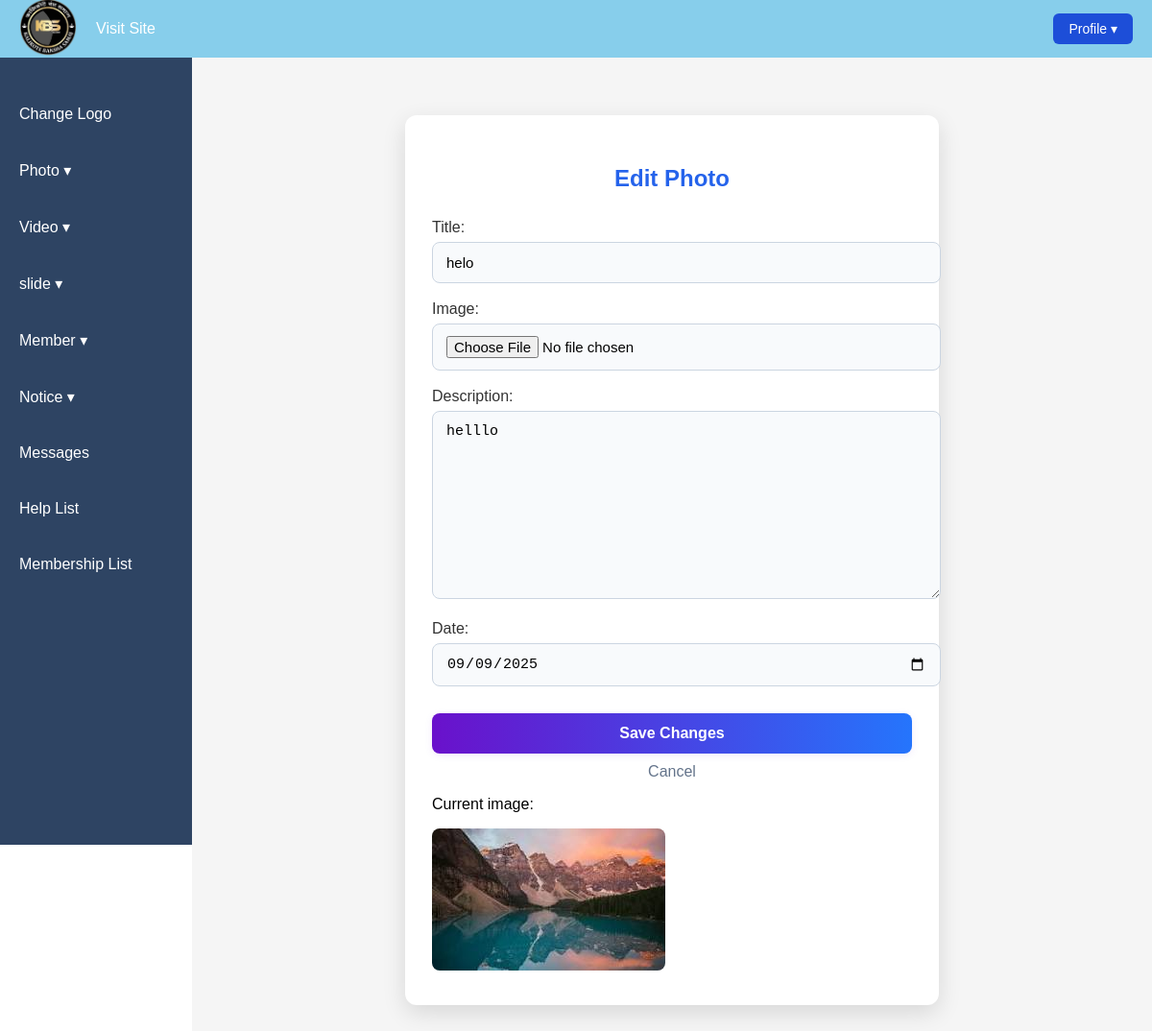
/edit_photo/7/ (signed in), run on the app's committed database.
### adminuses/models.py (models this page shows, shortened)
class Logo(models.Model):
    logo = models.ImageField(upload_to='logos/')

class Photo(models.Model):
    title = models.CharField(max_length=100)
    image = models.ImageField(upload_to='photos/')
    description = models.TextField(blank=True)
    date = models.DateField()

### adminuses/views.py (the view)
# urls.py: path('edit_photo/<int:photo_id>/', edit_photo, name='edit_photo'),  # Placeholder
def edit_photo(request, photo_id):
    if not request.user.is_authenticated:
        return redirect('role_login')
    try:
        photo = Photo.objects.get(id=photo_id)
    except Photo.DoesNotExist:
        return redirect('manage_photo')
    if request.method == 'POST':
        form = AddPhotoForm(request.POST, request.FILES)
        if form.is_valid():
            cleaned = form.cleaned_data
            photo.title = cleaned['title']
            photo.description = cleaned.get('description', '')
            photo.date = cleaned['date']
            if cleaned.get('image'):
                photo.image = cleaned['image']
            photo.save()
            return redirect('manage_photo')
    else:
        form = AddPhotoForm(initial={
            'title': photo.title,
            'description': photo.description,
            'date': photo.date,
        })
    return render(request, 'edit_photo.html', {'form': form, 'photo': photo})

### adminuses/form.py
class AddPhotoForm(forms.Form):
    title = forms.CharField(max_length=100, widget=forms.TextInput(attrs={'placeholder': 'Photo Title'}))
    image = forms.ImageField()
    description = forms.CharField(widget=forms.Textarea(attrs={'placeholder': 'Description'}), required=False)
    date = forms.DateField(widget=forms.DateInput(attrs={'type': 'date'}))

### adminuses/context_processor.py (called while the page is built)
def logo_context(request):
    logo = Logo.objects.first()
    return {'logo': logo}

### templates/edit_photo.html (shortened to what this page needs)
{% extends 'base.html' %}
{% block content %}
<div class="upload-form-container">
  <h2>Edit Photo</h2>
  <form method="post" enctype="multipart/form-data">
    <div>
      {{ form.title.label_tag }}
      {{ form.title }}
    </div>
    <div>
      {{ form.image.label_tag }}
      {{ form.image }}
    </div>
    <div>
      {{ form.description.label_tag }}
      {{ form.description }}
    </div>
    <div>
      {{ form.date.label_tag }}
      {{ form.date }}
    </div>
    <button type="submit" class="submit-button">Save Changes</button>
    <a href="{% url 'manage_photo' %}" class="cancel-link">Cancel</a>
  </form>
  <div class="preview">
    <p>Current image:</p>
    <img src="{{ photo.image.url }}" alt="{{ photo.title }}">
  </div>
</div>
{% endblock %}

### templates/base.html (shortened to what this page needs)
<!DOCTYPE html>
<html lang="en">
<head>
  {% load static %}
  <link rel="stylesheet" href="{% static 'css/base.css' %}">
</head>
<body>
  <nav class="navbar">
    <div class="nav-left">
      {% if logo %}
        <a href="{% url 'dashboard' %}">
          <img src="{{ logo.logo.url }}" alt="Logo" style="height:60px;">
        </a>
      {% endif %}
      <ul class="nav-menu">
        <li><a href="{% url 'index' %}" target="_blank">Visit Site</a></li>
      </ul>
    </div>
    <div class="profile-dropdown">
      <button class="profile-btn">Profile ▾</button>
    </div>
  </nav>
  <div class="sidebar">
    <ul class="side-menu">
      <li><a href="{% url 'change_logo' %}">Change Logo</a></li>
      <li>
        <a href="#" onclick="toggleSidebarSubMenu('photo-submenu'); return false;">Photo ▾</a>
      </li>
      <li>
        <a href="#" onclick="toggleSidebarSubMenu('video-submenu'); return false;">Video ▾</a>
      </li>
      <li>
        <a href="#" onclick="toggleSidebarSubMenu('slide-submenu'); return false;">slide ▾</a>
      </li>
      <li>
        <a href="#" onclick="toggleSidebarSubMenu('member-submenu'); return false;">Member ▾</a>
      </li>
      <li>
        <a href="#" onclick="toggleSidebarSubMenu('notice-submenu'); return false;">Notice ▾</a>
      </li>
      <li><a href="{% url 'messages' %}">Messages</a></li>
      <li><a href="{% url 'help_list' %}">Help List</a></li>
      <li><a href="{% url 'membership_list' %}">Membership List</a></li>
    </ul>
  </div>
  <div class="main-content">
    {% block content %}{% endblock %}
  </div>
</body>
</html>

### static/css/base.css (style rules this page uses)
body { margin: 0; font-family: Arial, sans-serif; display: flex; min-height: 100vh; }
.navbar { position: fixed; top: 0; left: 0; right: 0; height: 60px; background-color: #87CEEB; display: flex; justify-content: space-between; align-items: center; padding: 0 20px; z-index: 1000; }
.nav-left { display: flex; align-items: center; }
.nav-menu { list-style: none; display: flex; gap: 30px; margin: 0; padding: 0; }
.nav-menu li a { text-decoration: none; color: white; font-weight: 500; padding: 0 20px; transition: color 0.3s; }
.profile-dropdown { position: relative; }
.profile-btn { background-color: #1d4ed8; color: white; border: none; padding: 8px 16px; border-radius: 6px; cursor: pointer; font-size: 14px; }
.sidebar { width: 200px; background-color: #2e4463; padding-top: 80px; flex-shrink: 0; height: 100vh; position: fixed; overflow-y: auto; }
.side-menu { list-style: none; padding: 0; margin: 0; }
.side-menu li { margin: 20px 0; }
.side-menu li a { text-decoration: none; color: white; padding: 10px 20px; display: block; transition: background 0.3s; }
.main-content { margin-left: 200px; padding: 80px 20px 20px 20px; background-color: #f5f5f5; flex-grow: 1; min-height: 100vh; }

### templates/edit_photo.html (style rules this page uses)
.upload-form-container { max-width: 500px; margin: 40px auto; background: #fff; border-radius: 12px; box-shadow: 0 8px 24px rgba(0,0,0,0.12); padding: 32px 28px; }
.upload-form-container h2 { text-align: center; color: #2563eb; margin-bottom: 28px; font-weight: 700; }
.upload-form-container form div { margin-bottom: 18px; }
.upload-form-container label { display: block; margin-bottom: 6px; font-weight: 500; color: #333; }
.upload-form-container input[type="text"], .upload-form-container input[type="file"], .upload-form-container textarea, .upload-form-container input[type="date"] { width: 100%; padding: 12px 14px; border-radius: 8px; border: 1px solid #cbd5e1; font-size: 15px; transition: border 0.3s; background: #f8fafc; }
.upload-form-container .submit-button { width: 100%; padding: 12px; background: linear-gradient(90deg, #6a11cb, #2575fc); color: #fff; font-weight: 600; border: none; border-radius: 8px; cursor: pointer; font-size: 16px; margin-top: 10px; box-shadow: 0 2px 8px rgba(106,17,203,0.08); transition: background 0.3s; }
.preview { margin: 14px auto 0; }
.preview img { max-width: 100%; border-radius: 8px; }
.cancel-link { display: inline-block; width: 100%; text-align: center; margin-top: 10px; color: #64748b; text-decoration: none; }

### data on the page
Logo: logo (picture)
Photo: title "helo", description "helllo", date "09/09/2025", image (picture)
